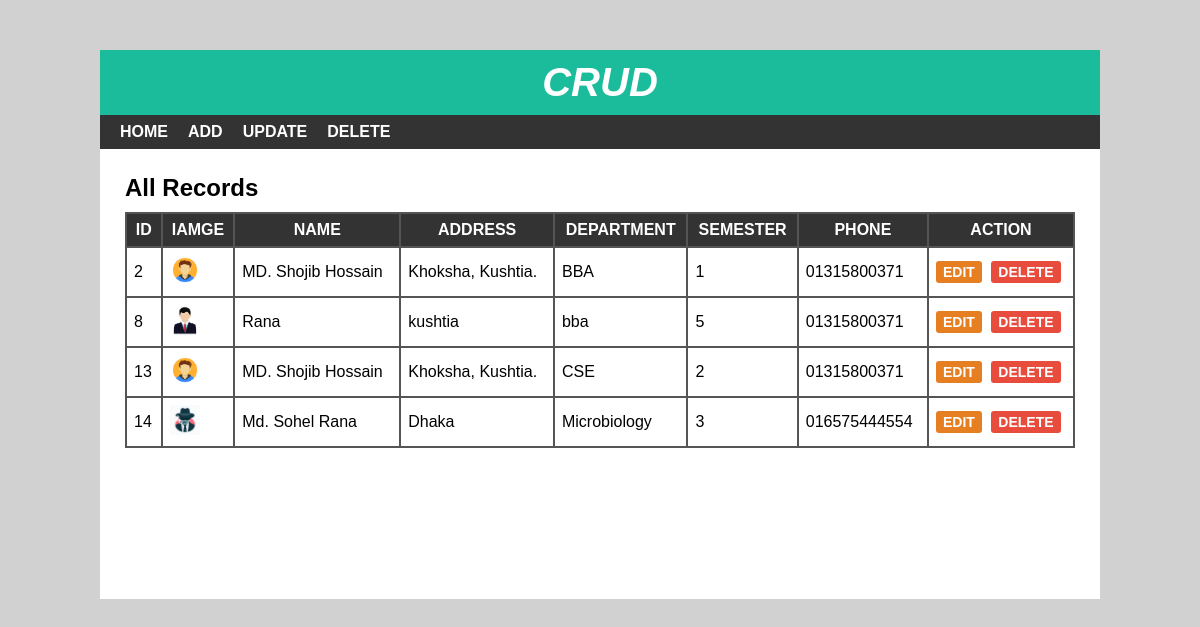
The page / on the database its author committed.
### tables this page shows
CREATE TABLE `students` (
  `id` int(11) NOT NULL,
  `name` varchar(255) DEFAULT NULL,
  `address` varchar(255) DEFAULT NULL,
  `department` varchar(255) DEFAULT NULL,
  `semester` int(11) DEFAULT NULL,
  `phone` text DEFAULT NULL,
  `image` varchar(255) DEFAULT NULL
);

### index.php (the view)
<?php
include 'header.php';
include "config.php";
$sql = "SELECT * FROM students";
$result = mysqli_query($conn, $sql);
?>
<div id="main-content">
    <h2>All Records</h2>
    <?php
    if (mysqli_num_rows($result) > 0) {
    ?>
    <table cellpadding="7px">
        <thead>
        <th>Id</th>
        <th>Iamge</th>
        <th>Name</th>
        <th>Address</th>
        <th>Department</th>
        <th>Semester</th>
        <th>Phone</th>
        <th>Action</th>
        </thead>
        <tbody>
            <?php
            while ($rows = mysqli_fetch_assoc($result)) {
            ?>
            <tr>
                <td><?php echo $rows['id'] ?></td>
                <td><img style="height: 30px; width:30px" src="upload/<?php echo $rows['image'] ?>" alt="image"></td>
                <td><?php echo $rows['name'] ?></td>
                <td><?php echo $rows['address'] ?></td>
                <td><?php echo $rows['department'] ?></td>
                <td><?php echo $rows['semester'] ?></td>
                <td><?php echo $rows['phone'] ?></td>
                <td>
                    <a href='edit.php?id=<?php echo $rows['id'] ?>'>Edit</a>
                    <a href='delete-inline.php?id=<?php echo $rows['id'] ?>'>Delete</a>
                </td>
            </tr>
            <?php } ?>
        </tbody>
    </table>
    <?php } ?>
</div>
</div>
</body>
</html>

### header.php (shortened to what this page needs)
<!DOCTYPE html>
<html lang="en">
<head>
  <link rel="stylesheet" href="css/style.css">
</head>
<body>
    <div id="wrapper">
        <div id="header">
            <h1>Crud</h1>
        </div>
        <div id="menu">
            <ul>
                <li>
                    <a href="index.php">Home</a>
                </li>
                <li>
                    <a href="add.php">Add</a>
                </li>
                <li>
                    <a href="update.php">Update</a>
                </li>
                <li>
                    <a href="delete.php">Delete</a>
                </li>
            </ul>
        </div>

### css/style.css (style rules this page uses)
body { font: 16px arial; margin: 0; padding: 0; background: #d1d1d1; }
#wrapper { width: 1000px; margin: 50px auto 0; background-color: #fff; }
#header { text-align: center; background-color: #1abc9c; padding: 10px; }
#header h1 { color: #fff; font-size: 40px; font-style: italic; font-weight: 700; text-transform: uppercase; margin: 0; }
#menu { background-color: #333; }
#menu ul { font-size: 0; padding: 0 10px; margin: 0; list-style: none; }
#menu ul li { display: inline-block; }
#menu ul li a { color: #fff; font-size: 16px; font-weight: 600; padding: 8px 10px; display: block; text-decoration: none; text-transform: uppercase; transition: all 0.3s ease; }
#main-content { padding: 25px; min-height: 400px; }
#main-content h2 { margin: 0 0 10px; text-transform: capitalize; }
#main-content table { width: 100%; background-color: #555; margin: 0 0 20px; }
#main-content table th { color: #fff; background-color: #333; text-transform: uppercase; }
#main-content table th:last-child { width: 130px; }
#main-content table td { background-color: #fff; }
#main-content table td a { font-size: 14px; font-weight: 600; text-transform: uppercase; padding: 3px 7px; color: #fff; background-color: #e67e22; text-decoration: none; border-radius: 3px; }
#main-content table td a:nth-child(2) { background-color: #e74c3c; margin: 0 0 0 5px; }

### rows shown on the page
students: id "2", image (picture), name "MD. Shojib Hossain", address "Khoksha, Kushtia.", department "BBA", semester "1", phone "01315800371"
students: id "8", image (picture), name "Rana", address "kushtia", department "bba", semester "5", phone "01315800371"
students: id "13", image (picture), name "MD. Shojib Hossain", address "Khoksha, Kushtia.", department "CSE", semester "2", phone "01315800371"
students: id "14", image (picture), name "Md. Sohel Rana", address "Dhaka", department "Microbiology", semester "3", phone "016575444554"
